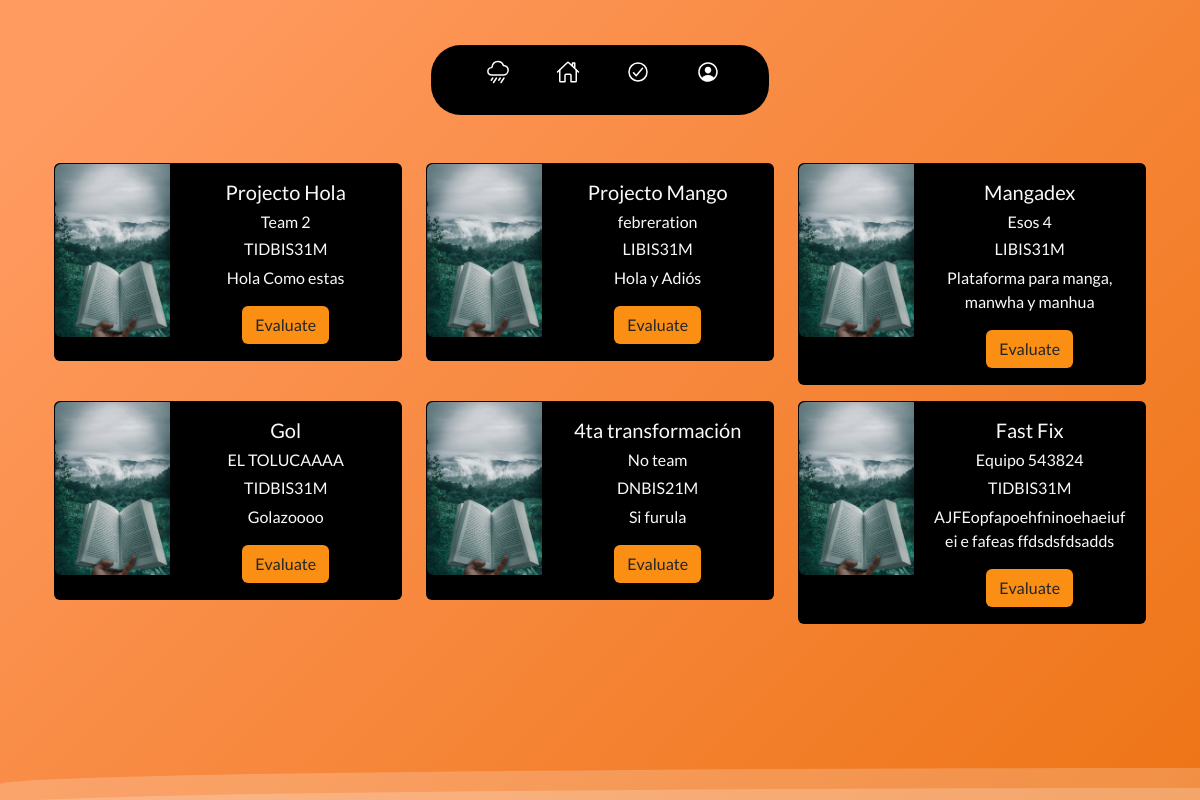
Before: /teacherPages/evaluation.php (signed in) with the older database file.
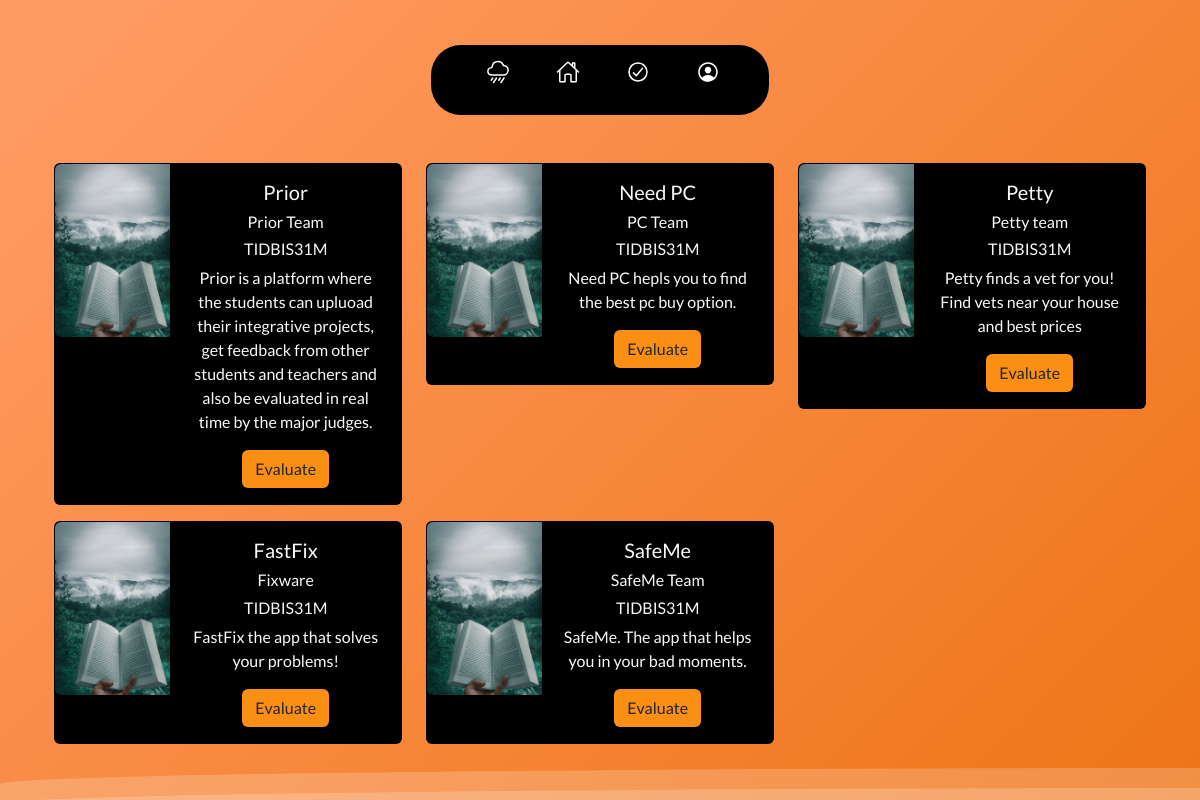
After: the same page with the newer database file.
### tables this page shows
CREATE TABLE `project` (
  `id_project` int(11) NOT NULL,
  `project_name` varchar(100) NOT NULL,
  `Description` text NOT NULL,
  `Logotipos` longblob NOT NULL,
  `id_Team` int(11) NOT NULL,
  `Score` varchar(50) NOT NULL,
  `num_score` int(11) NOT NULL,
  `stars` int(11) NOT NULL,
  `id_group` int(11) NOT NULL,
  `Created_at` date NOT NULL,
  `Updated_at` date NOT NULL
);

CREATE TABLE `team` (
  `id_Team` int(11) NOT NULL,
  `name_team` varchar(100) DEFAULT NULL,
  `description_team` varchar(255) DEFAULT NULL,
  `id_project` int(11) DEFAULT NULL,
  `id_Career` int(11) NOT NULL,
  `logo` longblob DEFAULT NULL,
  `code_` int(11) DEFAULT NULL,
  `created_at` date DEFAULT NULL,
  `updated_at` datetime DEFAULT NULL
);

CREATE TABLE `groups` (
  `id_group` int(11) NOT NULL,
  `group_name` varchar(20) NOT NULL,
  `id_career` int(11) NOT NULL,
  `created_at` timestamp NOT NULL DEFAULT current_timestamp() ON UPDATE current_timestamp(),
  `updated_at` datetime NOT NULL
);

### teacherPages/evaluation.php (the view, shortened to what this page needs)
<?php
if (isset($_SESSION['email'])) {
 ?>
<!DOCTYPE html>
<html lang="en">
<head>
    <link href="https://cdn.jsdelivr.net/npm/bootstrap@5.2.2/dist/css/bootstrap.min.css" rel="stylesheet">
    <link rel="stylesheet" href="../Styles/navteacher.css">
    <link rel="stylesheet" href="../Styles/items.css">
    <link rel="stylesheet" href="../Styles/evaluation.css">
</head>
<body>
    <div class="container-sm text-center sticky-top">
        <div class="row">
          <div class="col-12">
            <div class="notch-container">
                <div class="notch">
                    <ul>
                        <li class="notch-list">
                            <a href="../teacherPages/tideas.php">
                                <span class="notch-icon notch-ideas"><ion-icon name="rainy-outline"></ion-icon></ion-icon></span>
                            </a>
                        </li>
                        <li class="notch-list">
                            <a href="../teacherPages/tHome.php">
                                <span class="notch-icon notch-home"><ion-icon name="home-outline"></ion-icon></span>
                            </a>
                        </li>
                        <li class="notch-list">
                            <a href="../teacherPages/evaluation.php">
                                <span class="notch-icon notch-evaluation"><ion-icon name="checkmark-circle-outline"></ion-icon></span>
                            </a>
                        </li>
                        <li class="notch-list">
                          <a href="../teacherPages/tMyuser.php">
                              <span class="notch-icon notch-myuser"><ion-icon name="person-circle-outline"></ion-icon></span>
                          </a>
                      </li>
                    </ul>
                </div>
            </div>
          </div>
        </div>
      <?php
            include('../back-end/PDO.php');
            $query_show_all_project="SELECT project.id_project,
              project.project_name,
              project.Description,
              project.Logotipos,
              team.name_team,
              groups.group_name
            FROM project
            JOIN team
            ON project.id_Team=team.id_Team
            JOIN groups
            ON groups.id_group=project.id_group;";
            $query_show_all_project_ex=$conn->query($query_show_all_project);
            $query_show_all_project_ex->setFetchMode(PDO::FETCH_ASSOC);
            ?>
      <div class="container text-center mt-5">
        <div class="row row-cols-3">
        <?php while ($row = $query_show_all_project_ex->fetch()):
           ?>
          <div class="col">
            <div class="card mb-3 bg-black text-light" style="max-width: 540px;">
                <div class="row g-0">
                  <div class="col-md-4">
                    <img src="../images/book.jpg" class="img-fluid rounded-start" alt="...">
                  </div>
                  <div class="col-md-8">
                    <div class="card-body">
                      <h5 class="card-title" name="project-card-title" id="project-card-title"><?php echo $row['project_name']; ?></h5>
                      <h6 class="card-title" name="project-card-team"  id="project-card-team"><?php echo $row['name_team'];?></h6>
                      <h6 class="card-title" name="project-card-group" id="project-card-group"><?php echo $row['group_name'];?></h6>
                      <p class="card-text"   name="project-card-desc"  id="project-card-desc"><?php echo $row['Description']; ?></p>
                      <form method="POST" action="../teacherPages/rubric.php">
                        <button type="submit" id="toEvaluate" value=$id_project name="toEvaluate" class="btn btn-orange">Evaluate</button>
                      </form>
                    </div>
                  </div>
                </div>
              </div>
            </div><?php endwhile;?>
          </div>
          </div>
    <div class="prior-footer sticky-bottom">
        <div class="wave"></div>
        <div class="wave"></div>
     </div>
</body>
</html>
<?php
}else{
header("Location: ../teacherPages/tMyuser.php");
exit();
}
?>

### Styles/navteacher.css (style rules this page uses)
* { font-family: 'Poppins', 'Lato', sans-serif;; }
.notch-container { display: flex; justify-content: center; align-items: top; margin-top: 45px; }
.notch { width: 338px; height: 70px; display: flex; justify-content: center; align-items: center; border-radius: 30px; background: rgb(0, 0, 0); }
.notch ul { display: flex; width: 500px; }
.notch ul li { position: relative; list-style: none; width: 70px; height: 70px; z-index: 1; }
.notch ul li a { position: relative; display: flex; justify-content: center; align-items: center; flex-direction: column; width: 100%; text-align: center; font-weight: 500; }
.notch ul li a .notch-icon { position: relative; display: block; line-height: 75px; font-size: 1.5em; text-align: center; transition: 0.1s; color: #fff; }

### Styles/items.css (style rules this page uses)
* { margin: 0; padding: 0; font-family: 'Poppins', 'Lato', sans-serif; }
.btn-orange { background-color: rgb(251, 143, 20) ; }

### Styles/evaluation.css (style rules this page uses)
* { font-family: 'Poppins', 'Lato', sans-serif; }
body { overflow: auto; background: linear-gradient(315deg, rgb(255, 109, 11) 3%, rgb(255, 175, 70) 38%, rgb(233, 105, 0)68%, rgb(255, 154, 96) 98%); animation: gradient 15s ease infinite; background-size: 400% 400%; background-attachment: fixed; font-family: 'Poppins', 'Lato', sans-serif; }
.wave { background: rgb(255 255 255 / 25%); border-radius: 1000% 1000% 0 0; position: fixed; width: 200%; height: 2em; animation: wave 10s -3s linear infinite; transform: translate3d(0, 0, 0); opacity: 0.8; bottom: 0; left: 0; z-index: -1; }
.wave:nth-of-type(2) { bottom: -1.25em; animation: wave 18s linear reverse infinite; opacity: 0.8; }

Changed rows visible on the page:
removed project: project_name "Projecto Hola", id_Team.name_team "Team 2", id_group.group_name "TIDBIS31M", Description "Hola Como estas"
removed project: project_name "Projecto Mango", id_Team.name_team "febreration", id_group.group_name "LIBIS31M", Description "Hola y Adiós"
removed project: project_name "Mangadex", id_Team.name_team "Esos 4", id_group.group_name "LIBIS31M", Description "Plataforma para manga, manwha y manhua"
removed project: project_name "Gol", id_Team.name_team "EL TOLUCAAAA", id_group.group_name "TIDBIS31M", Description "Golazoooo"
removed project: project_name "4ta transformación", id_Team.name_team "No team", id_group.group_name "DNBIS21M", Description "Si furula"
removed project: project_name "Fast Fix", id_Team.name_team "Equipo 543824", id_group.group_name "TIDBIS31M", Description "AJFEopfapoehfninoehaeiufei e fafeas ffdsdsfdsadds"
added project: project_name "Prior", id_Team.name_team "Prior Team", id_group.group_name "TIDBIS31M", Description "Prior is a platform where the students can upluoad their integrative projects, get feedback from other students and teachers and also be evaluated in real time by the major judges."
added project: project_name "Need PC", id_Team.name_team "PC Team", id_group.group_name "TIDBIS31M", Description "Need PC hepls you to find the best pc buy option."
added project: project_name "Petty", id_Team.name_team "Petty team", id_group.group_name "TIDBIS31M", Description "Petty finds a vet for you! Find vets near your house and best prices"
added project: project_name "FastFix", id_Team.name_team "Fixware", id_group.group_name "TIDBIS31M", Description "FastFix the app that solves your problems!"
added project: project_name "SafeMe", id_Team.name_team "SafeMe Team", id_group.group_name "TIDBIS31M", Description "SafeMe. The app that helps you in your bad moments."
